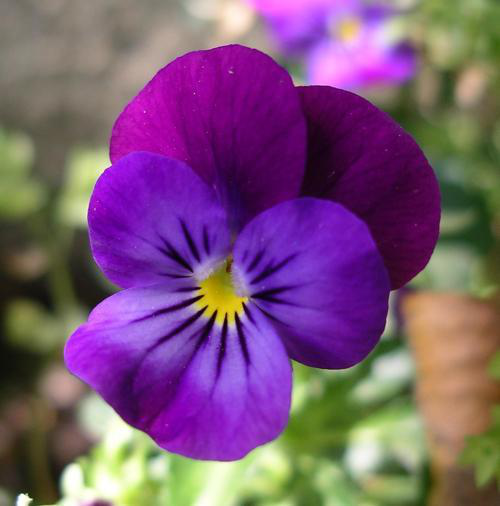
#> input picture Practical_Computing/Week 6 Project/W4D2D3/Flowers/image_pansy_0179.png, 500 x 506 px
$ jupyter execute Flowers.ipynb   (older library calls are emulated)
#> lines starting #> are read from the running program, lines starting #| are printed output that depends on the picture; after the words box and inside, x2 and y2 are one past the last pixel; in counts of white or black regions, pixels touching at a corner belong together
[cell 1]
# Cell #1
# Jupyter Notebook 'Flowers'
# Goal: playing with pixel-based images, understand their
# properties, and at the same time learn how to work with
# matrix objects (numpy arrays) in Python

# By: H.J. Megens
# Where you can reach me: hendrik-jan.megens -at- wur.nl
# Last modified: 22 September 2016

import matplotlib.pyplot as plt # this is the general plotting library from matplotlib
from scipy import misc # module that provides some image manipulation functions
import numpy as np # numpy; note that the convention of importing is to create a sort of 'shortcut' name
import matplotlib.cm as cm # this module provides some color mapping needed for plotting gray or single color

[cell 2]
# Cell #2
# First, read in an image. The first image is of a pansy ('viooltje' in Dutch)
# Notice this is done through the scipy.misc library, which contains a method 'imread'
pansy = misc.imread("Flowers/image_pansy_0179.png",mode='RGB')
#> pansy is the input picture: shape (506, 500, 3); mean R, G, B 124, 86.5, 118.9

[cell 3]
# Cell #3
# The 'pansy' object is a straightforward numpy array
type(pansy)

[cell 4]
# Cell #4
# Let's see what its shape is. You'll see that it is a 3-dimensional array.
pansy.shape
#> Out = (506, 500, 3)

[cell 5]
# Cell #5
# plotting of images can be done through matplotlib.pyplot.
# Note that this function will create an object, not immediately send it to screen!
plt.imshow(pansy)

[cell 6]
# Cell #6
# once the matplotlib object is created, you will need to use 'plt.show()'
# to send it to screen. This is the case for any plot you want to display
# or write to file. Seems strange? Just think about how you might want to
# alter that plotting object, for instance by adding extra layers, before
# it is finished.
# Note that if you want to continue, you need to close the matplotlib image first.
plt.show()

[cell 7]
# Cell #7
# Ok, so that image is a 3-dimensional numpy array
# Every x and y value is a position ('pixel') in the image
# In an RGB image, every position is coded by 3 numbers, one
# each for red, green, and red, in that order. The numbers range
# from 0 to 255.
# Determine the value of a pixel roughly in the centre of the image,
# located at 250,250 in the matrix.
# What do you think the color should be? You can confirm at this website:
# http://www.rapidtables.com/web/color/RGB_Color.htm
pansy[250,250,:]
#> Out = [103, 39, 177]

[cell 8]
# Cell #8
# We have identified the color (RGB) value of that pixel, but we can also
# change its color. Let's change the color to white.
# Note: if you change a pixel, the image is altered (only the one in memory,
# not the one on disk). Therefore we make a copy of the original first.
pansy_copy = pansy.copy()
pansy_copy[250,250,:] = [255,255,255]
#> pansy_copy: shape (506, 500, 3); under 0.01% of pixels changed, all inside (x1, y1, x2, y2) = (250, 250, 251, 251)
plt.imshow(pansy_copy)
plt.show()

[cell 9]
# Cell #9
# We can also change larger (rectangular) fields, by using the feature of
# numpy array that you can easily 'slice' them
# let's make a red square at the bottom right of the image.
pansy_copy = pansy.copy()
pansy_copy[405:505,400:500,:] = [255,0,0]
#> pansy_copy: shape (506, 500, 3); 3.95% of pixels changed, all inside (x1, y1, x2, y2) = (400, 405, 500, 505)
plt.imshow(pansy_copy)
plt.show()

[cell 10]
# Cell #10
# Cropping is simply taking a square area smaller than the original
# image. Here is a little function that can do that.
def crop_sides(image,numpix=100):
#> called with numpix = 100
  return image[numpix:-numpix,numpix:-numpix,:]

plt.imshow(crop_sides(pansy))
plt.show()

[cell 11]
# Cell #11
# Turning an RGB color image into grayscale can be achieved by taking
# the average of the three colors.
# Bonus question: why doesn't this work:
# return (pixel[0] + pixel[1] + pixel[2])/3
def pixelAverage(pixel):
        return (pixel[0]/3 + pixel[1]/3 + pixel[2]/3)

[cell 12]
# Cell #12
# Let's turn an RGB image into a grayscale one

# First we make a 'black', or 'empty' image of the same size:
gray = np.zeros((pansy.shape[0],pansy.shape[1]))

# Then we go through all rows...
for rownum in range(pansy.shape[0]):
    # ... and through all columns...
    for colnum in range(pansy.shape[1]):
        # ... to calculate the grayscale value for each RGB pixel.
        gray[rownum][colnum] = pixelAverage(pansy[rownum][colnum])

# and we display the grayscale image
# Notice this weird option 'cmap'.
plt.imshow(gray, cmap = cm.Greys_r)
plt.show()

[cell 13]
# Cell #13
# In practice, turning RGB into grayscale involves weighted average.
# This to compensate for the fact that the human eye is more sensitive
# to some colors than to others.
def weightedAverage(pixel):
        return 0.299*pixel[0] + 0.587*pixel[1] + 0.114*pixel[2]

[cell 14]
# Cell #14
# Let's try this again, but now using the 'weighted' averages.

# First we make a 'black', or 'empty' image of the same size:
gray = np.zeros((pansy.shape[0],pansy.shape[1]))

# Then we go through all rows...
for rownum in range(pansy.shape[0]):
    # ... and through all columns...
    for colnum in range(pansy.shape[1]):
        # ... to calculate the grayscale value for each RGB pixel.
        gray[rownum][colnum] = weightedAverage(pansy[rownum][colnum])
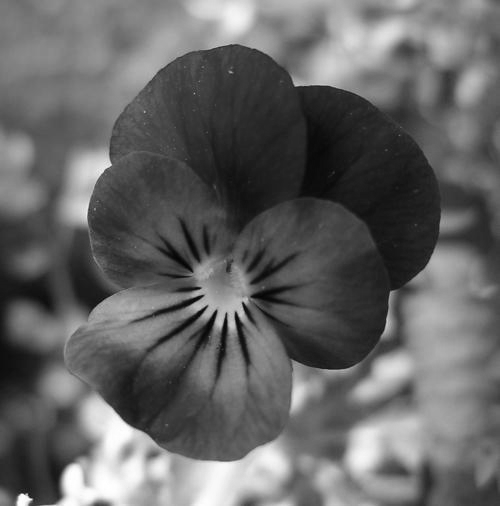
#> gray: shape (506, 500) float64; min 3.23, max 255, mean 101.4

# and we display the grayscale image
# Notice this weird option 'cmap'.
plt.imshow(gray, cmap = cm.Greys_r)
plt.show()

[cell 15]
# Cell #15
# We can also isolate the different color channels. For instance
# to work with just the 'blue' channel, just 'slice' the numpy
# to only extract the third of the third dimension of the array.
blue = pansy[:,:,2]
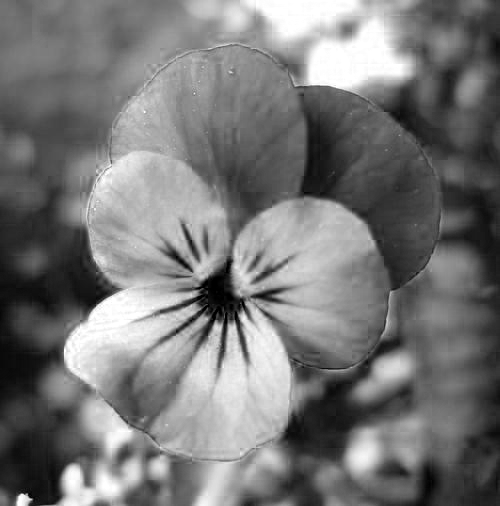
#> blue: shape (506, 500); min 0, max 255, mean 118.9

# to display the blue color only, we can simply plot just
# the one layer. However, we have to take into account the
# specific mapping of the color. Don't worry about the syntax.
# To be honest, when it didn't look right the first time, I just
# Googled this solution....
plt.imshow(blue, cmap = cm.Blues)
plt.show()

[cell 16]
# Cell #16
# Confirmation that this 'blue' layer is just 2-dimensional...
blue

[cell 17]
# Cell #17
# The 'blue' channel is a bunch of values (500x506 of them)
# that say something about the blue color spectrum of the image
# A picture of a big red sun setting over a blue ocean will have
# many pixels with high blue values, and some with no blue values
# at all. It works like a sort of 'fingerprint' of the image
# To work with these blue values, we need to 'flatten' the matix
# into a single vector:
blue.flatten()

[cell 18]
# Cell #18
# For a vector of values, you can, for instance, create a histogram
# numpy has a function for that. The default number of bins for the
# histogram function is 10. You can increase it if you like.
np.histogram(blue.flatten(),normed=True)
#> Out = ([0.00169, 0.0041, 0.00528, 0.00603, 0.00633, 0.00388, 0.00386, 0.00395, 0.00206, 0.00203], [0, 25.5, 51, 76.5, 102, 127.5, 153, 178.5, 204, 229.5, 255])

[cell 19]
# Cell #19
# Let's plot the histogram. Note that what we will actually do is
# rather make an x-y plot using the histogram values
# matplotlib.pyplot also has a function to plot histograms directly, but
# with a small number of bins the x-y plot actually looks a bit better.
# And, hey, we did already calculate the histogram values anyway, so why
# not use them!
blue_hist = np.histogram(blue.flatten(),normed=True)
#> blue_hist has the same summary as Out
plt.plot(blue_hist[1][1:],blue_hist[0],color='blue')
plt.show()
#> figure, not shown here; curve peaks at x = 127.5, y = 0.00633

[cell 20]
# Cell #20
# Obviously we can isolate all three color channels:
blue = pansy[:,:,2]
green = pansy[:,:,1]
red = pansy[:,:,0]
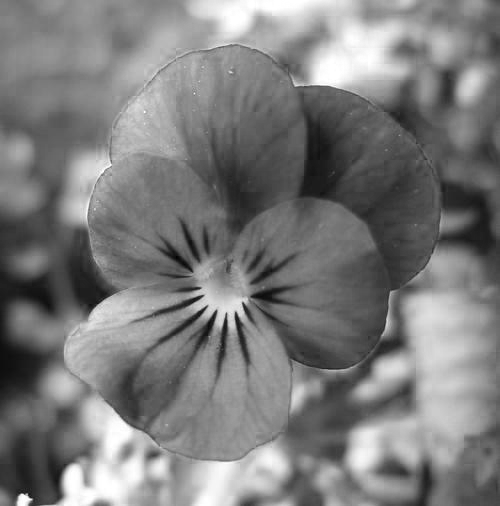
#> red: shape (506, 500); min 1, max 255, mean 124

# ... and make histograms for each color
blue_hist = np.histogram(blue.flatten(),normed=True)
green_hist = np.histogram(green.flatten(),normed=True)
#> green_hist = ([0.0107, 0.00385, 0.00358, 0.00412, 0.00571, 0.00482, 0.00277, 0.00125, 0.00112, 0.00125], [0, 25.5, 51, 76.5, 102, 127.5, 153, 178.5, 204, 229.5, 255])
red_hist = np.histogram(red.flatten(),normed=True)
#> red_hist = ([0.000328, 0.00213, 0.00494, 0.00679, 0.00789, 0.00717, 0.00416, 0.00302, 0.00157, 0.00136], [1, 26.4, 51.8, 77.2, 102.6, 128, 153.4, 178.8, 204.2, 229.6, 255])

# Ok, now pay attention. It seems like we are creating THREE
# different plots. But no, we are, each time, working from the
# SAME object! Which is the 'plt' object. We're just adding stuf
# to it.
# One additional point: the histogram data consists of TWO vectors.
# The first is of length 10, and contains the actual values.
# The second is of length 11, and contains the boundaries of the bins.
# Hence the weird slicing....
plt.plot(blue_hist[1][1:],blue_hist[0],color='blue')
plt.plot(green_hist[1][1:],green_hist[0],color='green')
plt.plot(red_hist[1][1:],red_hist[0],color='red')

# and, as usual, explicitly direct to screen.
plt.show()
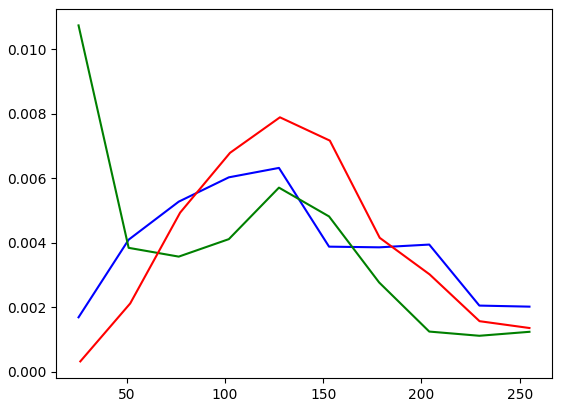
#> figure drawn by matplotlib, 1 panel; curve peaks at x = 127.5, y = 0.00633; curve peaks at x = 25.5, y = 0.0107; curve peaks at x = 128, y = 0.00789

[cell 21]
# Cell #21
# A tiny little subroutine to calculate Euclidean distance
# between two vectors. Beware: it takes two 1-dimensional
# numpy arrays (vectors) OF SAME LENGTH as input

def euclid_dist(vect1,vect2):
  return np.sqrt(np.sum(np.square(vect1-vect2)))

[cell 22]
# Cell #22
# This subroutine first makes histograms of each color separately,
# then stacks them (horizontally) to form a single, 30-element long,
# vector.
# We call this a 'feature vector': secondary statistics derived of a
# primary dataset, which can contain DIFFERENT secondary statistics as
# well, can be concatenated to a single vector that can be compared between
# many different datasets, e.g. images, but also genotype data, novels, etc.

def hist_all_colors(image):
  blue_hist = np.histogram(image[:,:,2].flatten(),normed = True)
  green_hist = np.histogram(image[:,:,1].flatten(),normed = True)
  redh_hist = np.histogram(image[:,:,0].flatten(),normed = True)
  all_hist = np.hstack((red_hist[0],green_hist[0],blue_hist[0]))
  return all_hist

[cell 23]
# Cell 23
# This subroutine calculates the Euclidean distance between
# two images, based on their RGB color spectra.
# It is wrapping two other subroutines to return a single float
# which is the distance

def euclid_dist_between_images(img1,img2):
  hist1 = hist_all_colors(img1)
  hist2 = hist_all_colors(img2)
  return euclid_dist(hist1,hist2)

[cell 24]
# Cell #24
# Alternative method of calculating Euclidean distances
# between images. I like the other one better; the
# distances are calculated explicitly. Could be a bit less
# efficient, but for this example that doesn't matter.

from scipy.spatial import distance

def euclid_dist_between_images_alt(img1,img2):
  hist1 = histall(img1)
  hist2 = histall(img2)
  return distance.euclidean(hist1,hist2)

[cell 25]
# Cell #25
# It takes two to have something to compare. Let's read in another flower
sunflower = misc.imread("Flowers/image_sunflower_0076.png",mode='RGB')
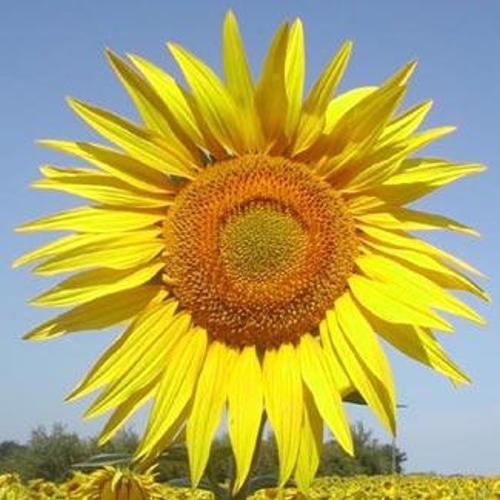
#> input picture Practical_Computing/Week 6 Project/W4D2D3/Flowers/image_sunflower_0076.png, 500 x 500 px
#> sunflower is the input picture: shape (500, 500, 3); mean R, G, B 176.4, 167.4, 94.1
plt.imshow(sunflower)
plt.show()

[cell 26]
# Cell #26
# With the subroutines defined, it now becomes easy-peasy
# to calculate distances between images based on color spectra
euclid_dist_between_images(sunflower,pansy)
#> in hist_all_colors, `blue_hist = np.histogram(image[:,:,2].flatten(),normed = True)`: blue_hist = ([0.0125, 0.00698, 0.0029, 0.00114, 0.000929, 0.000915, 0.00101, 0.00707, 0.00561, 0.000186], [0, 25.5, 51, 76.5, 102, 127.5, 153, 178.5, 204, 229.5, 255])
#> in hist_all_colors, `green_hist = np.histogram(image[:,:,1].flatten(),normed = True)`: green_hist = ([5.21e-05, 0.000852, 0.00239, 0.00289, 0.00379, 0.011, 0.00631, 0.00741, 0.00365, 0.0048], [23, 46.2, 69.4, 92.6, 115.8, 139, 162.2, 185.4, 208.6, 231.8, 255])
#> in hist_all_colors, `redh_hist = np.histogram(image[:,:,0].flatten(),normed = True)`: redh_hist = ([8.06e-05, 0.000601, 0.00106, 0.00565, 0.00577, 0.00755, 0.00917, 0.00505, 0.00427, 0.00732], [40, 61.5, 83, 104.5, 126, 147.5, 169, 190.5, 212, 233.5, 255])
#> in hist_all_colors, `all_hist = np.hstack((red_hist[0],green_hist[0],blue_hist[0]))`: all_hist = 30 values, max 0.0125 at index 20, min 5.21e-05 at index 10, mean 0.00406
#> in euclid_dist_between_images, `hist1 = hist_all_colors(img1)`: hist1 has the same summary as all_hist in hist_all_colors
#> in euclid_dist_between_images, `hist2 = hist_all_colors(img2)`: hist2 = 30 values, max 0.0107 at index 10, min 0.000328 at index 0, mean 0.00393
#> Out = 0.0215

[cell 27]
# Cell #27
# we can now easily make comparisons between multiple images
# let's read in another pansy and another sunflower, and see
# how similar they are in their color spectra. What is your
# hypothesis on the result of the distances between these two
# pansies and two sunflowers?

sunflower2 = misc.imread("Flowers/image_sunflower_0067.png",mode='RGB')
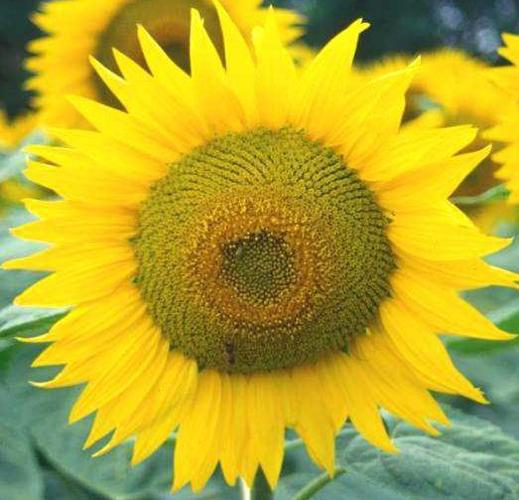
#> input picture Practical_Computing/Week 6 Project/W4D2D3/Flowers/image_sunflower_0067.png, 519 x 500 px
#> sunflower2 is the input picture: shape (500, 519, 3); mean R, G, B 181.6, 168.1, 43.1
pansy2 = misc.imread("Flowers/image_pansy_0197.png",mode='RGB')
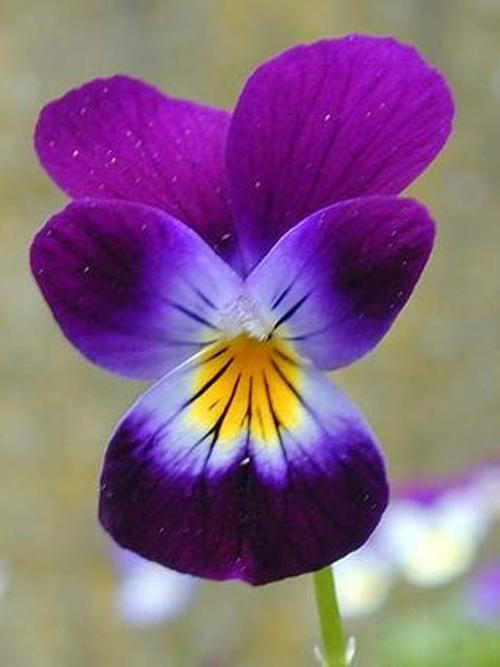
#> input picture Practical_Computing/Week 6 Project/W4D2D3/Flowers/image_pansy_0197.png, 500 x 667 px
#> pansy2 is the input picture: shape (667, 500, 3); mean R, G, B 133.7, 101.2, 127.9
print('dist between sunflower and pansy: {:.3f}'.format(euclid_dist_between_images(sunflower,pansy)))
#| dist between sunflower and pansy: 0.022
print('dist between sunflower and pansy #2: {:.3f}'.format(euclid_dist_between_images(sunflower,pansy2)))
#| dist between sunflower and pansy #2: 0.026
print('dist between sunflower #2 and pansy: {:.3f}'.format(euclid_dist_between_images(sunflower2,pansy)))
#| dist between sunflower #2 and pansy: 0.026
print('dist between sunflower #2 and pansy #2: {:.3f}'.format(euclid_dist_between_images(sunflower2,pansy2)))
#| dist between sunflower #2 and pansy #2: 0.031
print('dist between pansy and pansy #2: {:.3f}'.format(euclid_dist_between_images(pansy,pansy2)))
#| dist between pansy and pansy #2: 0.015
print('dist between sunflower and sunflower #2: {:.3f}'.format(euclid_dist_between_images(sunflower,sunflower2)))
#| dist between sunflower and sunflower #2: 0.015

[cell 28]
# Cell #27
# As you may have noticed, there is some background in the images of
# the flowers. For instance, in one of the sunflowers there's quite a
# bit of blue sky! What do you think, could we make a more robust clustering
# of pansies and sunflowers if we would crop the images so that we 'center' a
# bit more on the flower itself?
# We DO have this 'crop_sides' function we used before, that gets rid of (default)
# 100 pixels on all sides.

sunflower2 = misc.imread("Flowers/image_sunflower_0067.png",mode='RGB')
pansy2 = misc.imread("Flowers/image_pansy_0197.png",mode='RGB')

print('dist between sunflower and pansy: {:.3f}'.format(euclid_dist_between_images(crop_sides(sunflower),crop_sides(pansy))))
#> call 2 of crop_sides, with numpix = 100
#> in crop_sides (call 2), `return image[numpix:-numpix,numpix:-numpix,:]`:
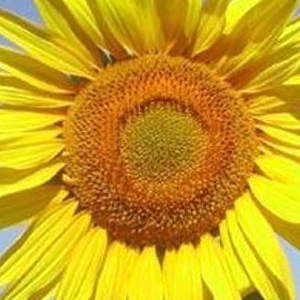
#> returned value: shape (300, 300, 3); mean of channels 0, 1, 2 200.8, 159.9, 25.7; drawn as R, G, B
#| dist between sunflower and pansy: 0.039
print('dist between sunflower and pansy #2: {:.3f}'.format(euclid_dist_between_images(crop_sides(sunflower),crop_sides(pansy2))))
#> in crop_sides (call 5), `return image[numpix:-numpix,numpix:-numpix,:]`:
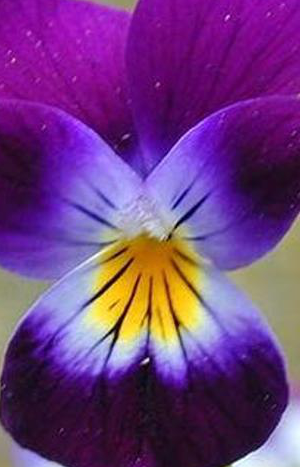
#> returned value: shape (467, 300, 3); mean of channels 0, 1, 2 112, 59.2, 126.8; drawn as R, G, B
#| dist between sunflower and pansy #2: 0.036
print('dist between sunflower #2 and pansy: {:.3f}'.format(euclid_dist_between_images(crop_sides(sunflower2),crop_sides(pansy))))
#> in crop_sides (call 6), `return image[numpix:-numpix,numpix:-numpix,:]`:
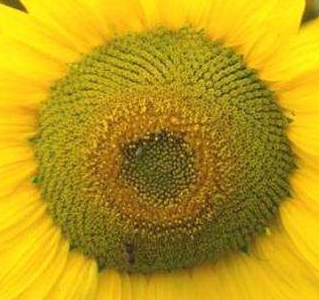
#> returned value: shape (300, 319, 3); mean of channels 0, 1, 2 186.1, 154.1, 22.6; drawn as R, G, B
#| dist between sunflower #2 and pansy: 0.045
print('dist between sunflower #2 and pansy #2: {:.3f}'.format(euclid_dist_between_images(crop_sides(sunflower2),crop_sides(pansy2))))
#| dist between sunflower #2 and pansy #2: 0.041
print('dist between pansy and pansy #2: {:.3f}'.format(euclid_dist_between_images(crop_sides(pansy),crop_sides(pansy2))))
#| dist between pansy and pansy #2: 0.008
print('dist between sunflower and sunflower #2: {:.3f}'.format(euclid_dist_between_images(crop_sides(sunflower),crop_sides(sunflower2))))
#| dist between sunflower and sunflower #2: 0.022
